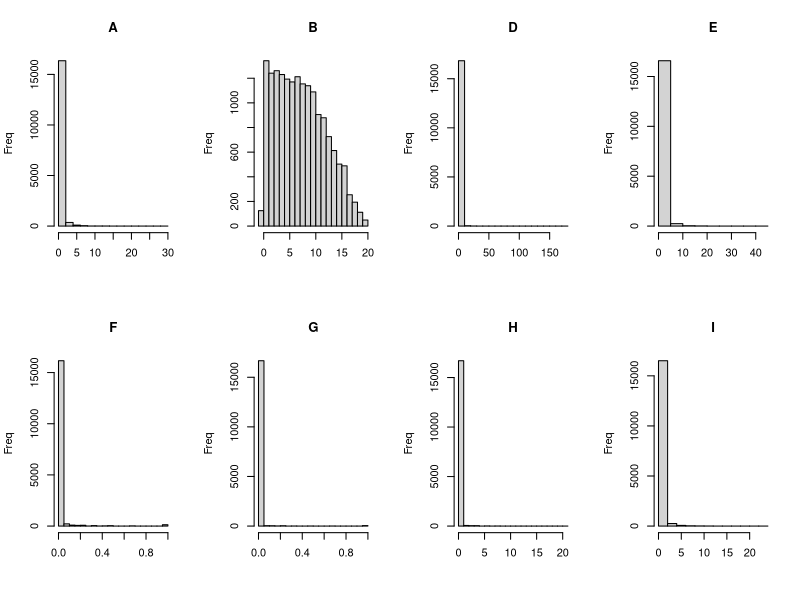
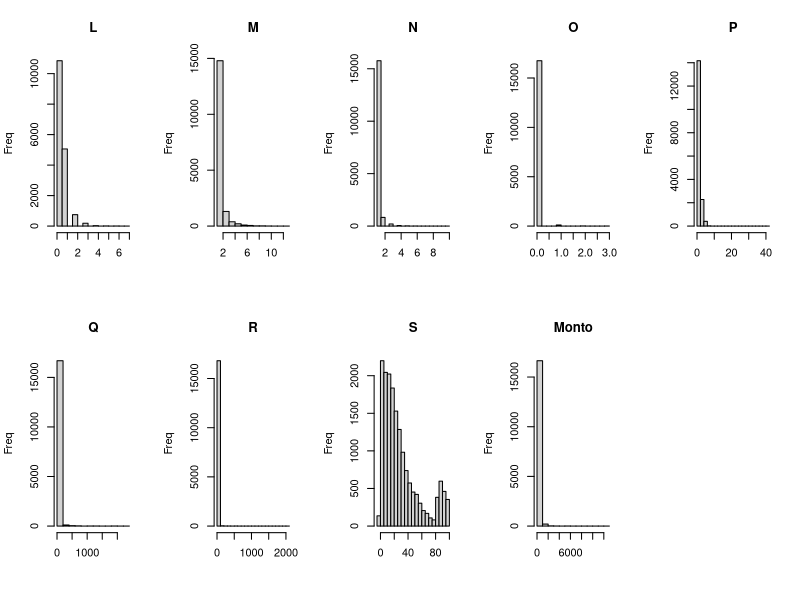
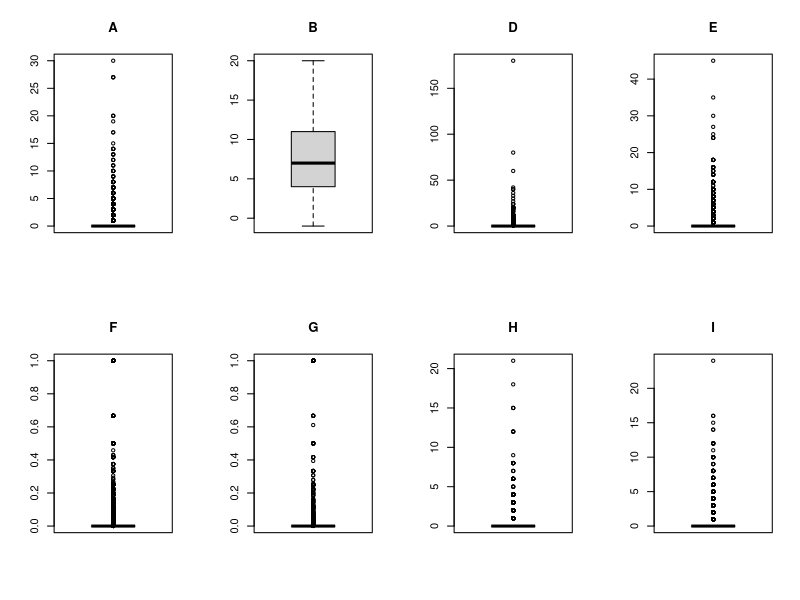
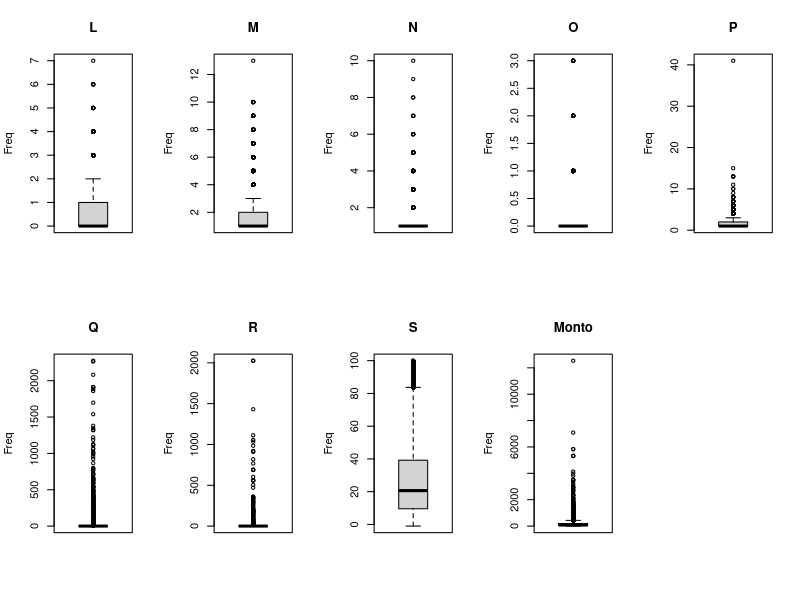
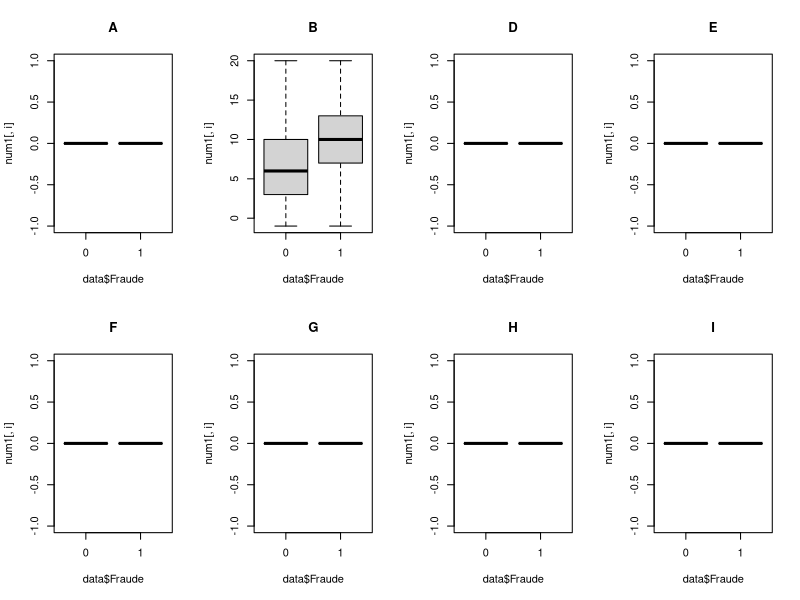
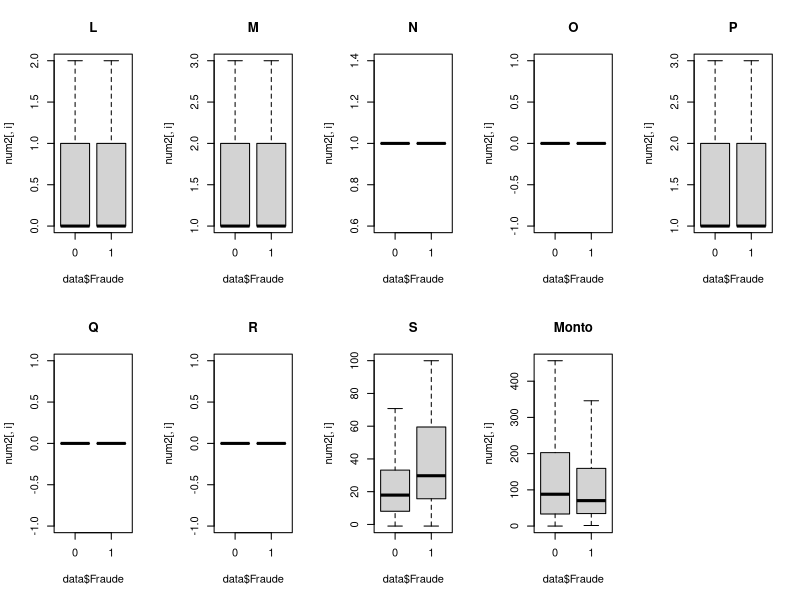
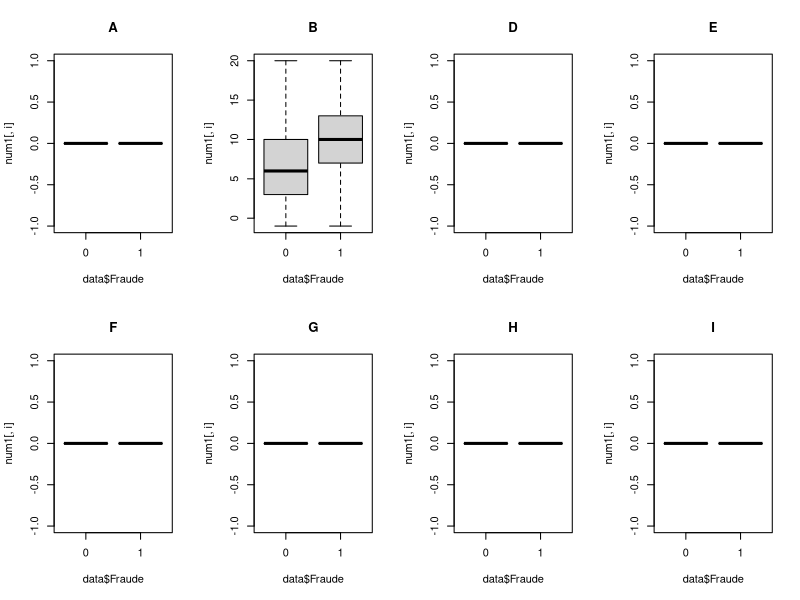
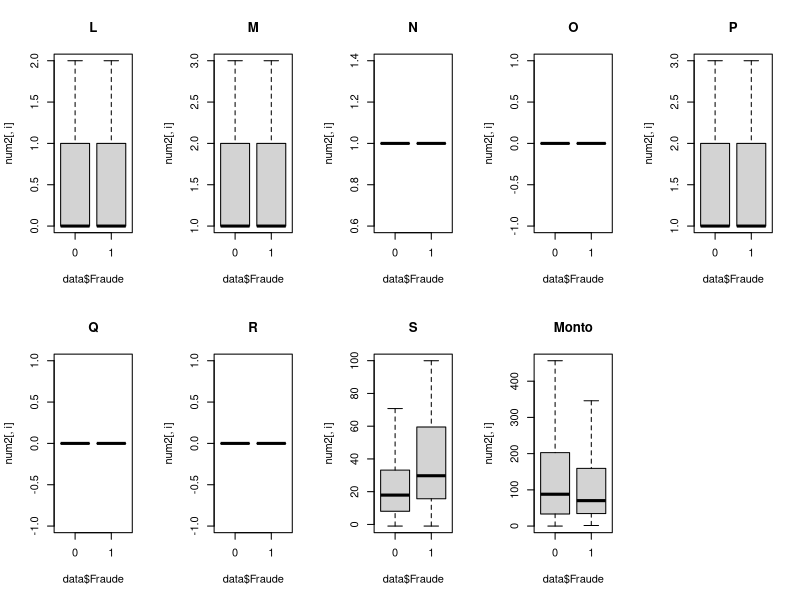

These charts were generated, in order, by the following R code: (Note: this script raises an error after producing the figures.)
### Prueba MercadoLibre
### Prevención de fraude


### Cambiar directorio de la sesión

### Instalar paquetes
#install.packages('caret',dependencies=c('Depends','Suggests'))
#install.packages('missForest')

### Librerías requeridas
library(caret)
#library(missForest)

### Lectura de la base de datos ###
data<-read.csv('Fraud Dataset.csv')
sapply(data,class)
head(data)

# Es necesario corregir tipos de datos
# Char a num
data$Q<-as.numeric(gsub(',','',data$Q))
data$R<-as.numeric(gsub(',','',data$R))
data$Monto<-as.numeric(gsub(',','',data$Monto))
# Char a factor
data$Fraude<-as.factor(data$Fraude)
data$J<-as.factor(data$J)
head(data)
str(data)


### Validación de datos faltantes
table(is.na(data))
# % por variable
apply(is.na(data),2,mean)
# Total por variables
apply(is.na(data),2,sum)

### Tratamiento datos faltantes
# Dado que no se conoce el detalle del porque faltan estos datos
# ni la naturaleza del campo, es difícil decidir realizar una
# imputación, por tanto lo mejor es eliminar ambas variables
data<-data[,c(-3,-11)]
# En caso de imputar datos, se usaba este pedazo de código
# aplicando bosques aleatorios
#data_imp<-missForest(data,maxiter=5,ntree=30)
#summary(data$C)
#data_imp$OOBerror
#data<-data_imp$ximp
# De nuevo validamos NA
table(is.na(data))


### Análisis exploratorio de los datos
# Distribución de la variables respuesta
(table(data$Fraude)/dim(data)[1])*100

# Distribución variable cat
(table(data$J)/dim(data)[1])*100

# Resumen de los datos
summary(data)

# Histograma variables num
num1<-data[,1:8]
(n1<-dim(num1)[2])
par(mfrow=c(2,4))
for(i in 1:n1){
    hist(num1[,i],main=names(num1)[i],xlab='',ylab='Freq')
}
num2<-data[,10:18]
(n2<-dim(num2)[2])
par(mfrow=c(2,5))
for(i in 1:n2){
    hist(num2[,i],main=names(num2)[i],xlab='',ylab='Freq')
}

# Boxplot variables num
par(mfrow=c(2,4))
for(i in 1:n1){
    boxplot(num1[,i],main=names(num1)[i])
}
par(mfrow=c(2,5))
for(i in 1:n2){
    boxplot(num2[,i],main=names(num2)[i],xlab='',ylab='Freq')
}

### Análisis multivariado
# Boxplot varibales num vs respuesta
par(mfrow=c(2,4))
for(i in 1:n1){
    boxplot(num1[,i]~data$Fraude,main=names(num1)[i],outline=F)
}
par(mfrow=c(2,5))
for(i in 1:n2){
    boxplot(num2[,i]~data$Fraude,main=names(num2)[i],outline=F)
}

# Misma gráfica sin considerar outliers
par(mfrow=c(2,4))
for(i in 1:n1){
    boxplot(num1[,i]~data$Fraude,main=names(num1)[i],outline=F)
}
par(mfrow=c(2,5))
for(i in 1:n2){
    boxplot(num2[,i]~data$Fraude,main=names(num2)[i],outline=F)
}

# Gráficos de densidad
par(mfrow=c(2,4))
for(i in 1:n1){
    x<-num1[,i][data$Fraude=='1']
    y<-num1[,i][data$Fraude=='0']
    plot(density(x),main=names(num1)[i],ylab='',xlab='',col='red')
    lines(density(y),col='blue')
}
par(mfrow=c(2,5))
for(i in 1:n2){
    x<-num2[,i][data$Fraude=='1']
    y<-num2[,i][data$Fraude=='0']
    plot(density(x),main=names(num2)[i],ylab='',xlab='',col='red')
    lines(density(y),col='blue')
}

# Variable cat vs variable respuesta
addmargins(table(data$J,data$Fraude))
round(100*prop.table(table(data$J,data$Fraude),1),digits=0)
# Vale la pena recodificar esta variable para agrupar
# los niveles sin fraude
J<-as.character(data$J)
J_nom<-names(table(J)[table(J,data$Fraude)[,2]==0])
j<-length(J_nom)
for(i in 1:j){
    J[J==J_nom[i]]<-'OT'
}
data$J<-as.factor(J)
# Analisemos de nuevo la variable tratada
addmargins(table(data$J,data$Fraude))
round(100*prop.table(table(data$J,data$Fraude),1),digits=0)


### Creación base de datos construcción y prueba
set.seed(1601)
muestra<-createDataPartition(data$Fraude,p=0.8,list=F)
prueba<-data[-muestra,]
data<-data[muestra,]


### Selección de variables para el modelo
# Creación fórmula
varx<-paste(names(data)[c(-18,-19)],collapse='+')
(fm=as.formula(paste(names(data)[19],varx,sep='~')))
# Modelo para validar importancia de variables
fraude_rf<-randomForest(fm,data=data,importance=T,ntree=100)
# Gráfico
varImpPlot(fraude_rf)
# Tomando como referencia el análisis exploratorio
# y la selección de variables usando bosques aleatorios
# se escogen las variables: B,J,P,S


### Ajuste de modelos
# Definición tipo de validación
ctrl<-trainControl(method='cv',number=10)
mtr<-'Accuracy'
# Creación de la fórmula
varx<-paste(names(data)[c(2,9,14,17)],collapse='+')
(fm<-as.formula(paste(names(data)[19],varx,sep='~')))
# Arboles de regresión y clasificación
set.seed(1601)
fit.cart<-train(fm,data=data,method='rpart',metric=mtr,trControl=ctrl)
# K-nearest neighbors
set.seed(1601)
fit.knn<-train(fm,data=data,method='knn',metric=mtr,trControl=ctrl)
# Bosque aleatorio
set.seed(1601)
fit.rf<-train(fm,data=data,method='rf',metric=mtr,trControl=ctrl)


### Comparación de los modelos ajustados
res<-resamples(list(cart=fit.cart,knn=fit.knn,rf=fit.rf))
summary(res)
# Gráfica
dotplot(res)
# El bosque aleatorio es el modelo que interpreta mejor los datos
# Vamos a evaluar en detalle  el modelo elegido
pred.rf<-predict(fit.rf,prueba)
confusionMatrix(pred.rf,prueba$Fraude)


### Ajustamos una regresión logítica
fit.lg<-glm(fm,data=data,family='binomial')
# Evaluémos el modelo de regresión logística
summary(fit.lg)
pred.lg<-as.factor(ifelse(fit.lg$fitted.values>0.5,1,0))
confusionMatrix(pred.lg,fit.lg$model$Fraude)

# Realicemos la prueba con el otro conjunto de datos
pred.lg.1<-predict(fit.lg,prueba,type='response')
pred.lg.2<-as.factor(ifelse(pred.lg.1>0.5,1,0))
confusionMatrix(pred.lg.2,prueba$Fraude)
# Ambos modelos son muy buenos para detectar transacciones no
# fraudulentas (sensibilidad) y no tienen buena capacidad para
# identificar transacciona fraudulentas(especificidad),
# es importante evaluar en terminos de perdidas y ganancias


### Validación de ambos modelos en termino de perdidas
prueba$Monto.RF<-ifelse(pred.rf=='1',prueba$Monto*(-1),prueba$Monto*0.25)
prueba$Monto.LG<-ifelse(pred.lg.2=='1',prueba$Monto*(-1),prueba$Monto*0.25)
prueba$Monto.Real<-ifelse(prueba$Fraude=='1',prueba$Monto*(-1),prueba$Monto*0.25)
colSums(prueba[,20:22])
# En terminos monetarios el mejor modelo es la regresión logística